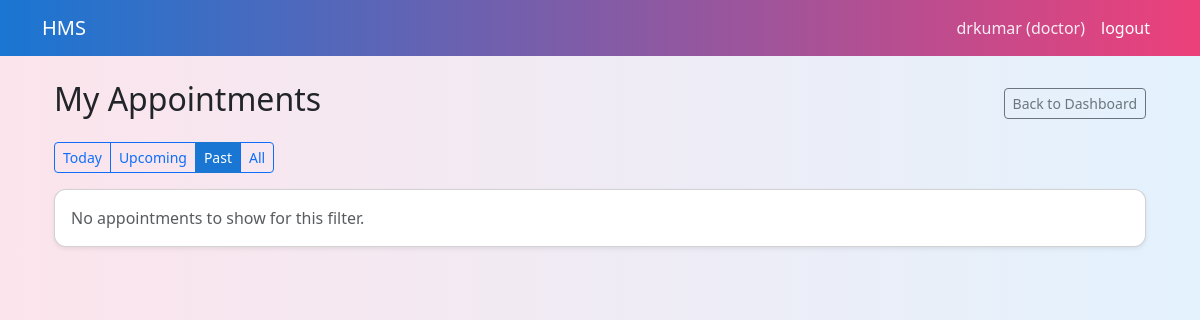
/doctor/appointments?view=past (signed in), run on an earlier commit of the app's database.
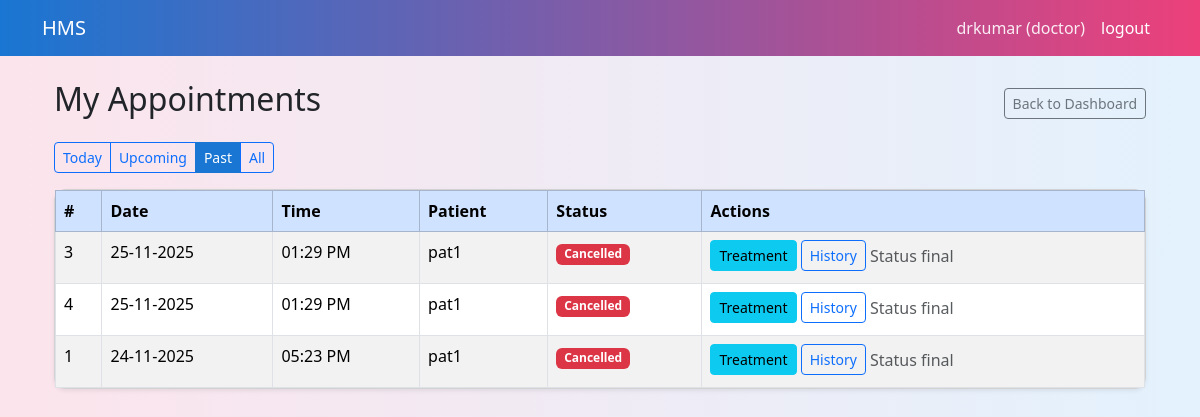
And on a later commit of the database.
### models.py (models this page shows, shortened)
class Appointment(db.Model):
    __tablename__="appointments"
    id =db.Column(db.Integer,primary_key=True)
    patient_id=db.Column(db.Integer,db.ForeignKey("patients.id"),nullable=False)
    doctor_id=db.Column(db.Integer,db.ForeignKey("doctors.id"),nullable=False)
    date=db.Column(db.Date,nullable=False)
    time=db.Column(db.Time,nullable=False)
    status=db.Column(db.String(20),default="Booked")
    created_at=db.Column(db.DateTime,default=datetime.utcnow)
    updated_at=db.Column(db.DateTime,default=datetime.utcnow,onupdate=datetime.utcnow)
    patient=db.relationship("Patient",back_populates="appointments")
    doctor=db.relationship("Doctor",back_populates="appointments")
    treatment=db.relationship("Treatment",back_populates="appointment",uselist=False)

class Patient(db.Model):
    __tablename__="patients"
    id=db.Column(db.Integer,primary_key=True)
    user_id=db.Column(db.Integer,db.ForeignKey("users.id"),nullable=False)
    full_name=db.Column(db.String(120), nullable=False)
    age= db.Column(db.Integer)
    gender=db.Column(db.String(10))
    phone=db.Column(db.String(20))
    address=db.Column(db.String(255))
    is_balcklisted=db.Column(db.Boolean,default=False)
    user=db.relationship("User",back_populates="patient_profile")
    appointments=db.relationship("Appointment",back_populates="patient")

### app.py (the view)
    @app.route('/doctor/appointments')
    def doctor_appointments():
        if session.get('role') != "doctor":
            return redirect(url_for('login'))
        user_id=session.get('user_id')
        if not user_id:
            return redirect(url_for('login'))
        doctor = Doctor.query.filter_by(user_id=user_id).first()
        if not doctor:
            flash("Doctor profile not found. Please contact admin.")
            return redirect(url_for('logout'))
        view = request.args.get('view','today')
        today=date.today()
        query = (
            Appointment.query
            .join(Patient, Appointment.patient_id==Patient.id)
            .filter(Appointment.doctor_id == doctor.id)
        )
        if view =="today":
            query=query.filter(Appointment.date == today).order_by(Appointment.time)
        elif view == "upcoming":
            query = query.filter(Appointment.date > today).order_by(Appointment.date,Appointment.time)
        elif view =="past":
            query = query.filter(Appointment.date < today).order_by(Appointment.date.desc(), Appointment.time.desc())
        else:
            query = query.order_by(Appointment.date.desc(),Appointment.time.desc())
        appointments = query.all()
        return render_template(
            "doctor_appointments.html",
            doctor=doctor,
            appointments=appointments,
            view=view,
            today=today
        )

### templates/doctor_appointments.html (shortened to what the changed rows need)
{% extends "base.html" %}
{% block content %}
<div class="container mt-4">
    <div class="d-flex justify-content-between align-items-center mb-3">
        <h2>My Appointments</h2>
    </div>
    <div class="card shadow-sm">
        <div class="card-body p-0">
            {% if appointments %}
            <table class="table mb-0 table-striped table-bordered">
                <thead class="table-primary">
                    <tr>
                        <th>#</th>
                        <th>Date</th>
                        <th>Time</th>
                        <th>Patient</th>
                        <th>Status</th>
                        <th>Actions</th>
                    </tr>
                </thead>
                <tbody>
                    {% for appt in appointments %}
                    <tr>
                        <td>{{ appt.id }}</td>
                        <td>{{ appt.date.strftime('%d-%m-%Y') }}</td>
                        <td>{{ appt.time.strftime('%I:%M %p') }}</td>
                        <td>{{ appt.patient.full_name }}</td>
                        <td>
                            {% if appt.status == 'Booked' %}
                            <span class="badge bg-warning text-dark">Booked</span>
                            {% elif appt.status == 'Completed' %}
                            <span class="badge bg-success">Completed</span>
                            {% elif appt.status == 'Cancelled' %}
                            <span class="badge bg-danger">Cancelled</span>
                            {% endif %}
                        </td>
                        <td>
                            <a href="{{ url_for('doctor_treatment', appointment_id=appt.id) }}"
                                class="btn btn-sm btn-info mb-1">
                                Treatment
                            </a>
                            <a href="{{ url_for('doctor_patient_history', patient_id=appt.patient.id) }}"
                                class="btn btn-sm btn-outline-primary mb-1">
                                History
                            </a>
                            {% if appt.status == 'Booked' %}
                            <a href="{{ url_for('doctor_update_status', id=appt.id, new_status='Completed') }}"
                                class="btn btn-sm btn-success mb-1">
                                Mark Completed
                            </a>
                            <a href="{{ url_for('doctor_update_status', id=appt.id, new_status='Cancelled') }}"
                                class="btn btn-sm btn-danger mb-1">
                                Cancel
                            </a>
                            {% else %}
                            <span class="text-muted">Status final</span>
                            {% endif %}
                        </td>
                    </tr>
                    {% endfor %}
                </tbody>
            </table>
            {% else %}
            <div class="p-3 text-muted">
                No appointments to show for this filter.
            </div>
            {% endif %}
        </div>
    </div>
</div>
{% endblock %}

What changed in the data, as far as the page shows it:
added Appointment: id "3", date "25-11-2025", time "01:29 PM", patient.full_name "pat1", status "Cancelled"
added Appointment: id "4", date "25-11-2025", time "01:29 PM", patient.full_name "pat1", status "Cancelled"
added Appointment: id "1", date "24-11-2025", time "05:23 PM", patient.full_name "pat1", status "Cancelled"
Also different on the page:
text no longer shown: "No appointments to show for this filter."
text now shown: "# Date Time Patient Status Actions"
